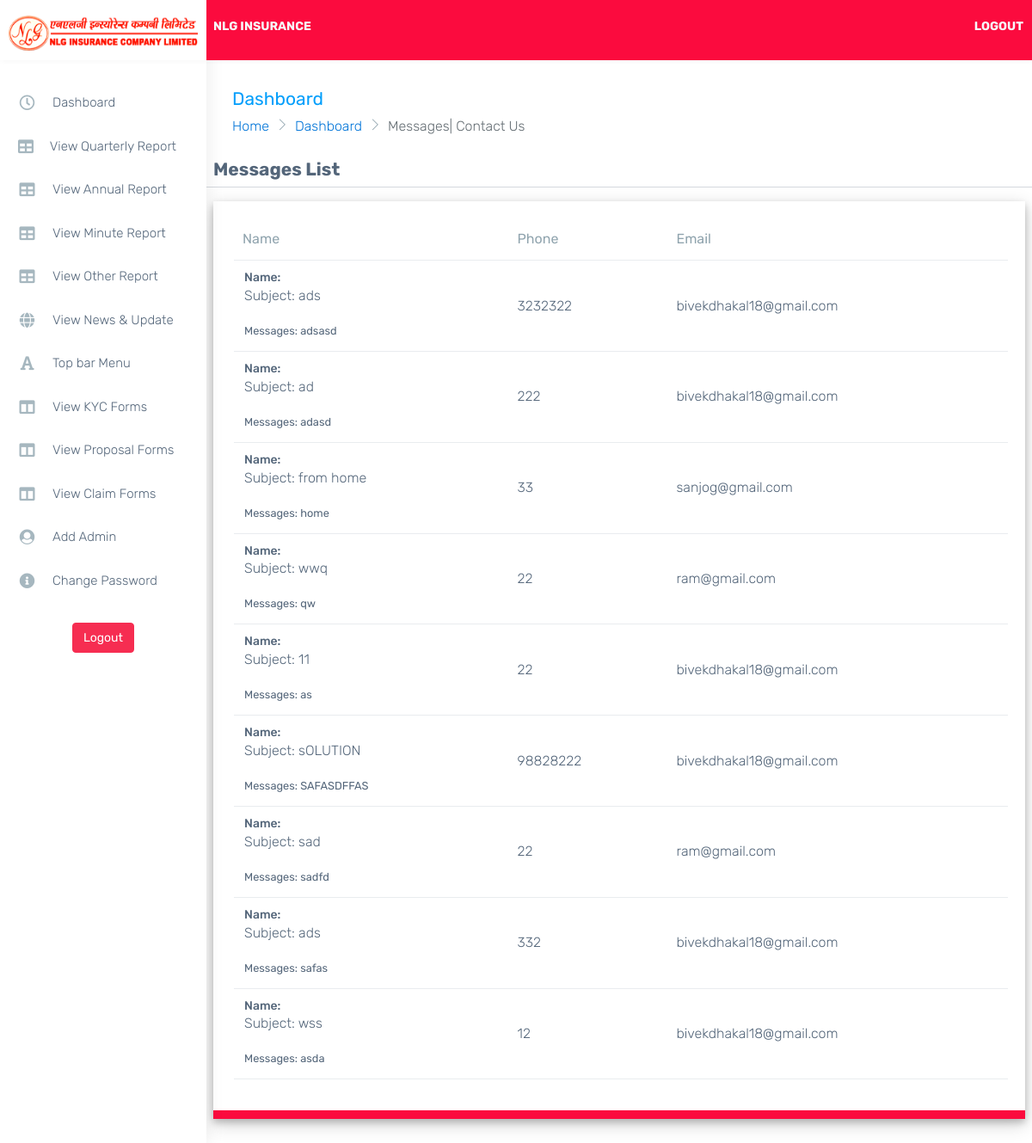
The page /messages on the database its author committed.
### landing/models.py (models this page shows, shortened)
class Contact(models.Model):
    name = models.CharField(max_length=200)
    email = models.EmailField(blank=True, null = True)
    phone = models.BigIntegerField(blank=True, null = True)
    subject = models.CharField(max_length=200,null = True, blank = True)
    message = models.CharField(max_length=1000,null = True, blank = True)
    objects = models.Manager()

### manager/views.py (the view)
# urls.py: path('messages', views.contact, name="contact"),
def contact(request):
    cont = Contact.objects.all().order_by('-id')
    dist = {
        'contact': cont
    }
    return render(request, "manager/contact.html", dist)

### templates/manager/contact.html (shortened to what this page needs)
{% extends "manager/dashboard.html" %}
{% block inner %}
<div class="page-breadcrumb">
    <div class="row align-items-center">
        <div class="col-md-6 col-8 align-self-center">
            <h3 class="page-title mb-0 p-0">Dashboard</h3>
            <div class="d-flex align-items-center">
                <nav aria-label="breadcrumb">
                    <ol class="breadcrumb">
                        <li class="breadcrumb-item"><a href="{%url 'landing:landing'%}">Home</a></li>
                        <li class="breadcrumb-item"><a href="{%url 'manager:dashboard'%}">Dashboard</a></li>
                        <li class="breadcrumb-item active" aria-current="page">Messages| Contact Us</li>
                    </ol>
                </nav>
            </div>
        </div>
    </div>
</div>
<div class="row ps-2 pe-2">
    <H3>Messages List</H3>
    <hr>
    <div class="col-sm-12">
        <div class="card">
            <div class="card-body">
                <div class="table-responsive">
                    <table class="table stylish-table no-wrap">
                        <thead>
                            <tr>
                                <th class="border-top-0">Name</th>
                                <th class="border-top-0">Phone</th>
                                <th class="border-top-0">Email</th>
                            </tr>
                        </thead>
                        <tbody>
                            {% for i in contact %}
                                <tr>
                                    <td class="align-middle">
                                        <h6>Name: {{i.Name}} </h6>
                                        <p class="d-block">Subject: {{i.subject}} </p>
                                        <small>Messages: {{i.message}} </small>
                                    </td>
                                    <td class="align-middle">{{i.phone}}</td>
                                    <td class="align-middle">{{i.email}}</td>
                                </tr>
                            {% endfor %}
                        </tbody>
                    </table>
                </div>
            </div>
        </div>
    </div>
</div>
{% endblock inner %}

### templates/manager/dashboard.html (style rules this page uses)
.card { box-shadow: 0 4px 8px 0 rgb(0 0 0 / 20%), 0 6px 20px 0 rgb(0 0 0 / 19%)!important; }
.card { border-bottom: 10px solid #fb0b3e; cursor: pointer; }
*::placeholder { color: rgb(219, 219, 219)!important; padding-left: 3px; }

### rows shown on the page
Contact: subject "ads", message "adsasd", phone "3232322", email "bivekdhakal18@gmail.com"
Contact: subject "ad", message "adasd", phone "222", email "bivekdhakal18@gmail.com"
Contact: subject "from home", message "home", phone "33", email "sanjog@gmail.com"
Contact: subject "wwq", message "qw", phone "22", email "ram@gmail.com"
Contact: subject "11", message "as", phone "22", email "bivekdhakal18@gmail.com"
Contact: subject "sOLUTION", message "SAFASDFFAS", phone "98828222", email "bivekdhakal18@gmail.com"
Contact: subject "sad", message "sadfd", phone "22", email "ram@gmail.com"
Contact: subject "ads", message "safas", phone "332", email "bivekdhakal18@gmail.com"
Contact: subject "wss", message "asda", phone "12", email "bivekdhakal18@gmail.com"
